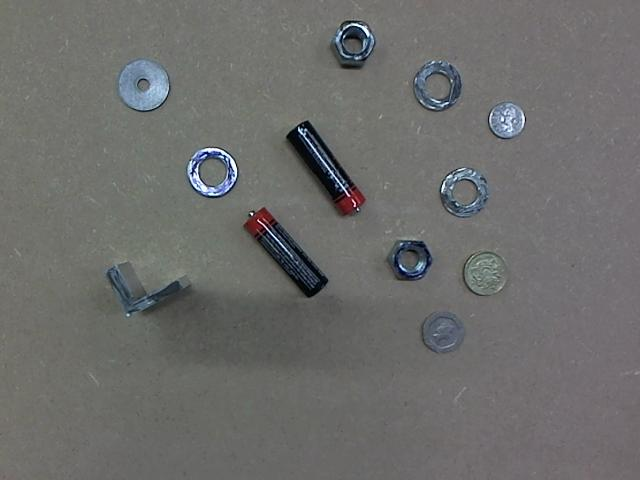
%> input picture 02.jpg, 640 x 480 px
$ octave --eval "result = manualClassification;"   (GNU Octave 9; MATLAB toolbox functions it lacks are replaced by stand-ins)
%> lines starting %> are read from the running program, lines starting %| are printed output that depends on the picture; in (x1, y1, x2, y2) boxes, pixels count from 0 and x2, y2 are one past the last pixel; in counts of white or black regions, pixels touching at a corner belong together; the program's own positions count from 1
### actual stuff/getFin.m
function [ fin ] = getFin(I,med)
%GETFIN Summary of this function goes here
%   Detailed explanation goes here
original_image = double(I);
blurred_image = imgaussfilt(original_image,0.1);
se = strel('disk',3);
contrasted_image = (blurred_image + imtophat(blurred_image,se)) - imbothat(blurred_image,se);

absv=abs(contrasted_image-med);
r=absv(:,:,1);
g=absv(:,:,2);
b=absv(:,:,3);
diff_R=thr(r,19);
diff_G=thr(g,19);
diff_B=thr(b,25);
fin=diff_R|diff_B|diff_G;
fin=bwareaopen(fin,60);

end

### actual stuff/thr.m
function [ q ] = thr( absv,thres)
% Threshold foreground objects
[x,y]=size(absv);
q=ones(x,y);
q(absv<thres)=0;

end

### actual stuff/manualClassification.m
function [ tags, inputs ] = manualClassification()

% Segemnt objects and return both feature vectors
% and their manually assigned classes

all={'02.jpg';'03.jpg';'04.jpg';'05.jpg';'06.jpg';'07.jpg';
    '08.jpg';'09.jpg';'010.jpg';'017.jpg';'018.jpg';'019.jpg';
    '020.jpg';'021.jpg'};


poss={'poundcoin';'twopounds';'bigholewasher';'smallholewasher';
     '50p';'5p';'20p';'nut';'battery';'anglebracket'};


medB=load('savedBackground.mat');
medB=medB.med;
figure;
imshow(uint8(medB));
title('Median Background');
input('Next stage?');
%> the answer given: 3
n=input('How many images to classify?\n');
%> the answer given: 3
nrobjs=0;
tags={};
inputs=[];
for nrim=1:n
   I= imread(['input/' all{nrim}]);
%> I is the input picture: size 480x640x3 uint8; mean R, G, B 108.6, 108.9, 107.4
   fin=getFin(I,medB);
%> in getFin, `contrasted_image = (blurred_image + imtophat(blurred_image,se)) - imbo..`:
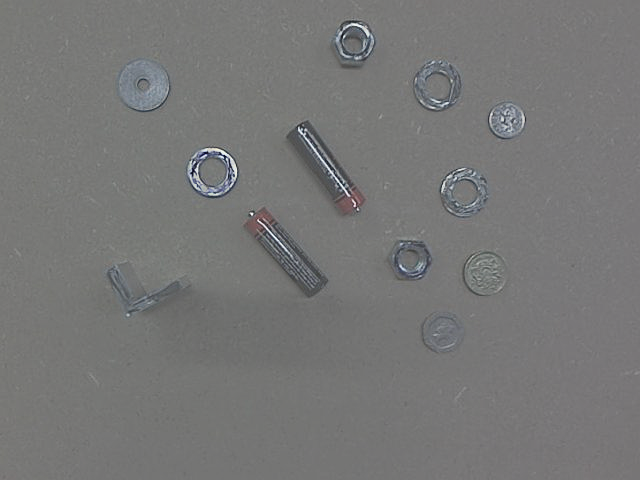
%> contrasted_image: size 480x640x3 double; mean R, G, B 108.7, 109.1, 107.7; drawn with min black and max white
%> in getFin, `absv=abs(contrasted_image-med);`:
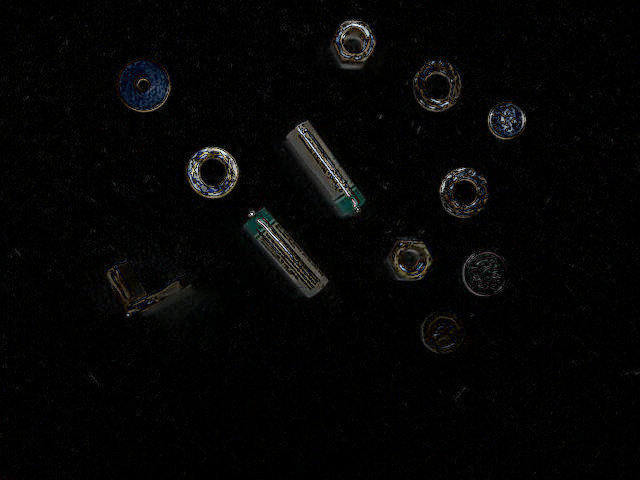
%> absv: size 480x640x3 double; mean R, G, B 9.3, 9.3, 9.3; drawn with min black and max white
%> in thr, `q(absv<thres)=0;`:
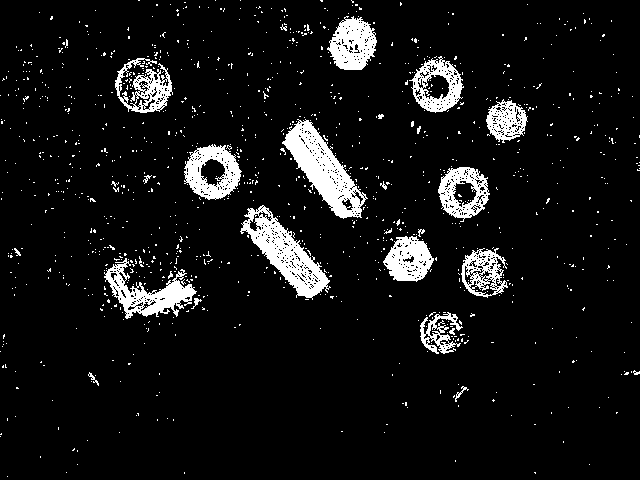
%> q: size 480x640 double; values 0 (black) and 1 (white), 7.8% white; 1084 white regions (1058 under 20 px), largest, box (x1, y1, x2, y2) and area: (282, 119, 368, 219) 3364, (240, 205, 331, 300) 3013, (104, 258, 197, 319) 2091
%> in thr (call 2), `q(absv<thres)=0;`: q: size 480x640 double; values 0 (black) and 1 (white), 7.9% white; 1128 white regions (1101 under 20 px), largest, box (x1, y1, x2, y2) and area: (282, 119, 367, 219) 3494, (241, 205, 331, 299) 3104, (104, 258, 208, 320) 2206
%> in thr (call 3), `q(absv<thres)=0;`: q: size 480x640 double; values 0 (black) and 1 (white), 6.5% white; 526 white regions (505 under 20 px), largest, box (x1, y1, x2, y2) and area: (283, 119, 366, 218) 3288, (241, 207, 329, 298) 2826, (119, 60, 171, 113) 1933
%> in getFin, `fin=diff_R|diff_B|diff_G;`: fin: size 480x640 logical; 9% white; 1143 white regions (1118 under 20 px), largest, box (x1, y1, x2, y2) and area: (282, 119, 369, 219) 3673, (240, 205, 331, 300) 3349, (104, 258, 208, 320) 2600
%> in getFin, `fin=bwareaopen(fin,60);`:
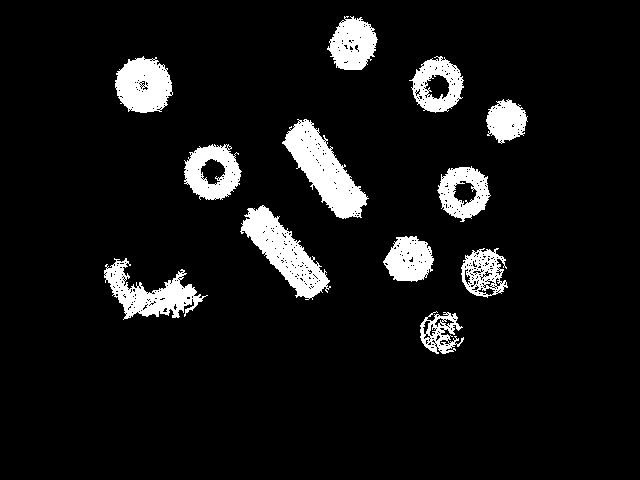
%> fin: size 480x640 logical; 7.9% white; 12 white regions

   [labels,nan]=bwlabel(fin);
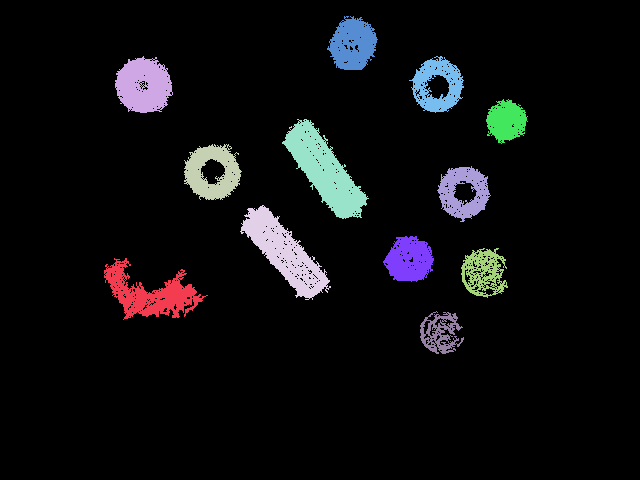
%> labels: size 480x640 double; 13 distinct labels, from 0 to 12; one colour per label, 0 black
%> nan = 12
   rp=regionprops(labels);
%> rp = 12 regions; largest, box (x1, y1, x2, y2), Area and Centroid: (282, 119, 369, 219) 3673 [325.2 171.2], (240, 205, 331, 300) 3349 [285 253.1], (104, 258, 208, 320) 2600 [151.5 294.9], (115, 56, 173, 113) 2414 [144.2 86.1], (184, 144, 242, 200) 1983 [213 172.9]

   % remove small objects
   smalls=find([rp.Area]<300);
%> smalls = []

   for i=1:size(smalls,2)
     coord=round(rp(smalls(i)).BoundingBox);
     fin(coord(2):coord(2)+coord(4),coord(1):coord(1)+coord(3))=0;
   end
%> this loop made 0 passes

   % select objects by area
    bigs=find([rp.Area]>=300);
%> bigs = [1 2 3 4 5 6 7 8 9 10 11 12]
    figure;
    imshow(fin);
    title('Segmentation stage');
    input('Next stage?');
%> the answer given: 3
    close all;

  for i=1:size(bigs,2)
     nrobjs=nrobjs+1;
     img = imcrop(I, rp(bigs(i)).BoundingBox);
     bwimg = imcrop(fin, rp(bigs(i)).BoundingBox);
     num=num2str(nrobjs);
     figure,imshow(img); title(num);
     % save objects
     imwrite(img,['output2/' num '.jpg']);
     imwrite(bwimg,['output2/bw' num '.jpg']);
     notok=true;
     while notok
     try
%> (the run ends here)
